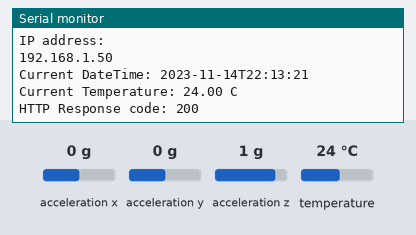
Recording of a sketch running on a simulated ESP8266 (NodeMCU). Parts: the last lines printed to the serial monitor. The test bench sets the inputs (shaded band); at power-on: temperature 24 °C, acceleration x 0 g, acceleration y 0 g, acceleration z 1 g. WiFi joins after 1.5 s; servers stay silent unless stated; uploads are accepted with an empty reply; the local clock reads 2024-03-15 10:24:30 at power-on unless the sketch sets it.

Above: at 2.7 s.
2.8 s: temperature set to 12 °C
At 11.88 s:
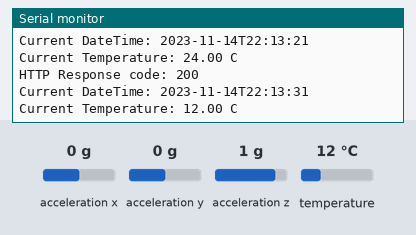
13.0 s: temperature set to 19 °C
At 22.8 s:
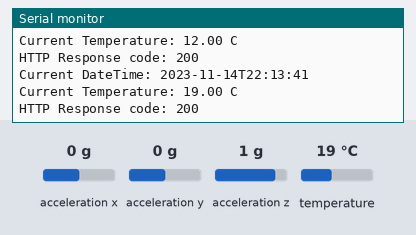

Measured:
- after the input at 2.8 s, the serial monitor: prints a new line after 8.9 s (image 1)
- after the input at 13.0 s, the serial monitor: prints a new line after 8.9 s (image 2)

The sketch:

test.ino
```cpp
#include <ESP8266WiFi.h>
#include <ESP8266HTTPClient.h>
#include <Wire.h>
#include <Adafruit_Sensor.h>
#include <Adafruit_ADXL345_U.h>
#include <RTClib.h>
const char* ssid = "rahulA15";
const char* password = "123456789";
const char* serverName = "http://192.168.0.94:5007/receive_data";
Adafruit_ADXL345_Unified accel = Adafruit_ADXL345_Unified();
RTC_DS3231 rtc;
void setup() {
  Serial.begin(115200);
  delay(10);
  Wire.begin();
  if (!accel.begin()) {
    Serial.println("Couldn't find ADXL345");
    while (1);
  }
  if (!rtc.begin()) {
    Serial.println("Couldn't find RTC");
    while (1);
  }
   rtc.adjust(DateTime(F(__DATE__), F(__TIME__)));
  Serial.println();
  Serial.print("Connecting to ");
  Serial.println(ssid);
  WiFi.begin(ssid, password);
  while (WiFi.status() != WL_CONNECTED) {
    delay(500);
    Serial.print(".");
  }
  Serial.println("");
  Serial.println("WiFi connected");
  Serial.println("IP address: ");
  Serial.println(WiFi.localIP());
}
void loop() {
  if (WiFi.status() == WL_CONNECTED) {
    WiFiClient client;
    HTTPClient http;
    sensors_event_t event;
    accel.getEvent(&event);
    DateTime now = rtc.now();
    float temperature = rtc.getTemperature();
    String datetime = String(now.year()) + "-" +
                      (now.month() < 10 ? "0" : "") + String(now.month()) + "-" +
                      (now.day() < 10 ? "0" : "") + String(now.day()) + "T" +
                      (now.hour() < 10 ? "0" : "") + String(now.hour()) + ":" +
                      (now.minute() < 10 ? "0" : "") + String(now.minute()) + ":" +
                      (now.second() < 10 ? "0" : "") + String(now.second());
    Serial.println("Current DateTime: " + datetime);
    Serial.println("Current Temperature: " + String(temperature) + " C");
    String data = "x=" + String(event.acceleration.x) +
                  "&y=" + String(event.acceleration.y) +
                  "&z=" + String(event.acceleration.z) +
                  "&datetime=" + datetime +
                  "&temperature=" + String(temperature);
    String serverPath = String(serverName) + "?" + data;
    http.begin(client, serverPath);
    http.setTimeout(5000);
    int httpResponseCode = http.GET();
    if (httpResponseCode > 0) {
      Serial.print("HTTP Response code: ");
      Serial.println(httpResponseCode);
    } else {
      Serial.print("Error code: ");
      Serial.println(httpResponseCode);
    }
    http.end();
  }
  delay(10000);
}
```
